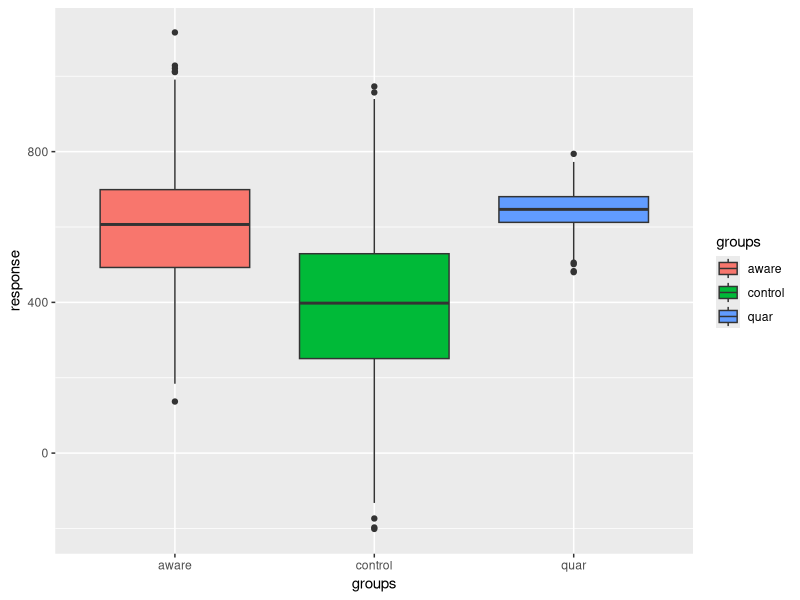

This figure's R source:
## ---- chunk 1
knitr::opts_chunk$set(echo = TRUE)
library(tidyverse)
## ---- chunk 2
##################################################
# FUNCTION: anova_test
# get F values and significance summary based on an ANOVA model 
# input: response variable (numerical), groups (list of strings)
# output: object containing the F-value and p-value from the analysis
#------------------------------------------------- 
anova_test = function(groups, response) {
  anova_model = aov(response ~ groups)
  z = unlist(summary(anova_model))
  return(list(fval=z[7], probf=z[9]))
}

##################################################
# FUNCTION: ggbox
# create a ggplot with the goxplot geometry
# input: data (data frame), xVals (numerical), yVals (numerical), cases (strings)
# output: a ggplot object
#------------------------------------------------- 
ggbox = function(data, groups, response) {
  ggplot(data=data, aes(x=groups, y=response, fill=groups)) + geom_boxplot()
}

##################################################
# FUNCTION: eab_sim
# generate data simulating the number of survining ash trees for different
# treatment cases
# input: parameters for the data
# output: data frame (long format)
#------------------------------------------------- 
eab_sim = function(n=1000,
                   groups = c('control', 'quar', 'aware'),
                   means = c(400, 650, 600),
                   std_devs = c(200, 50, 150)) {
  dat = data.frame(rnorm(n, means[1], std_devs[1]),
                   rnorm(n, means[2], std_devs[2]),
                   rnorm(n, means[3], std_devs[3]))
  colnames(dat) = groups
  return(dat)
}


## program body
data1 = eab_sim() # use the default values (initial values from HW7)
data1_long = gather(data1, group, ash_count)
anova_test(data1_long$group, data1_long$ash_count)
ggbox(data1_long, data1_long$group, data1_long$ash_count)
## ---- chunk 3
##################################################
# FUNCTION: paired_ttest
# run a sequence of two-sided, two-mean t-tests on a set of variables,
# and print the results of each test
# input: data (data frame, wide)
# output: none
#------------------------------------------------- 
paired_ttest = function(data) {
  pairs = combn(colnames(data), 2)
  for (i in 1:ncol(pairs)) {
    a = pairs[1,i]
    b = pairs[2,i]
    # print(data$a)
    # print(data$b)
    print(paste('t-test results between', a, 'and', b))
    print(t.test(data[a], data[b]))
  }
  print(paste("adjusted confidence level is alpha/", ncol(pairs)))
}

paired_ttest(data1)
